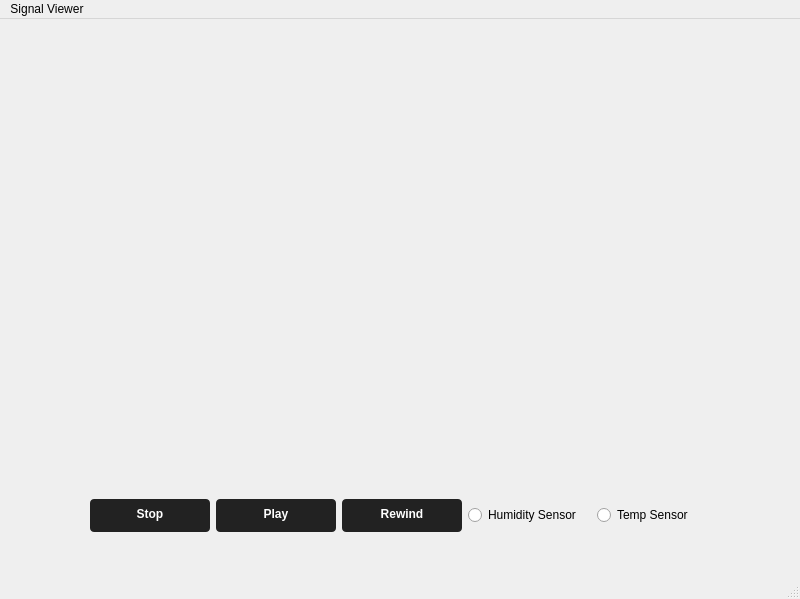
<?xml version="1.0" encoding="UTF-8"?>
<ui version="4.0">
 <class>MainWindow</class>
 <widget class="QMainWindow" name="MainWindow">
  <property name="geometry">
   <rect>
    <x>0</x>
    <y>0</y>
    <width>800</width>
    <height>599</height>
   </rect>
  </property>
  <property name="windowTitle">
   <string>MainWindow</string>
  </property>
  <widget class="QWidget" name="centralwidget">
   <widget class="PlotWidget" name="widget" native="true">
    <property name="geometry">
     <rect>
      <x>70</x>
      <y>20</y>
      <width>651</width>
      <height>431</height>
     </rect>
    </property>
    <property name="styleSheet">
     <string notr="true">
body {
  display: grid;
  place-items: center;
  height: 100vh;
  margin: 0;
  background-color: #222;
}
.area-chart {
  /* Reset */
  margin: 0;
  padding: 0;
  border: 0;

  /* Dimensions */
  width: 100%;
  max-width: var(--chart-width, 600px);
  height: var(--chart-height, 300px);
}
.area-chart tbody {
  width: 100%;
  height: var(--chart-height, 300px);

  /* Layout */
  display: flex;
  justify-content: stretch;
  align-items: stretch;
  flex-direction: row;
}
.area-chart tr {
  position: relative;

  /* Even size items */
  flex-grow: 1;
  flex-shrink: 1;
  flex-basis: 0;  
}
.area-chart td {
  position: absolute;
  top: 0;
  right: 0;
  bottom: 0;
  left: 0;

  /* Color */
  background: var(--color, rgba(240, 50, 50, 0.75));
  clip-path: polygon(
    0% calc(100% * (1 - var(--start))),
    100% calc(100% * (1 - var(--end))),
    100% 100%,
    0% 100%
  );
}
.area-chart td:nth-of-type(1) {
  --color: rgba(240, 50, 50, 0.75);
}
.area-chart td:nth-of-type(2) {
  --color: rgba(255, 180, 50, 0.75);
}
.area-chart td:nth-of-type(3) {
  --color: rgba(255, 220, 90, 0.75);
}</string>
    </property>
   </widget>
   <widget class="QWidget" name="">
    <property name="geometry">
     <rect>
      <x>90</x>
      <y>450</y>
      <width>629</width>
      <height>94</height>
     </rect>
    </property>
    <layout class="QVBoxLayout" name="verticalLayout">
     <item>
      <layout class="QHBoxLayout" name="horizontalLayout">
       <item>
        <widget class="QPushButton" name="pushButton">
         <property name="styleSheet">
          <string notr="true">
  background-color: #222;
  border-radius: 4px;
  border-style: none;
  box-sizing: border-box;
  color: #fff;
  cursor: pointer;
  display: inline-block;
  font-family: &quot;Farfetch Basis&quot;,&quot;Helvetica Neue&quot;,Arial,sans-serif;
  font-size: 12px;
  font-weight: 700;
  line-height: 1.5;
  margin: 0;
  max-width: none;
  min-height: 20px;
  min-width: 10px;
  outline: none;
  overflow: hidden;
  padding: 5px 10px 8px;
  position: relative;
  text-align: center;
  text-transform: none;
  user-select: none;
  -webkit-user-select: none;
  touch-action: manipulation;
  width: 100%;
</string>
         </property>
         <property name="text">
          <string>Stop</string>
         </property>
        </widget>
       </item>
       <item>
        <widget class="QPushButton" name="pushButton_2">
         <property name="styleSheet">
          <string notr="true">
  background-color: #222;
  border-radius: 4px;
  border-style: none;
  box-sizing: border-box;
  color: #fff;
  cursor: pointer;
  display: inline-block;
  font-family: &quot;Farfetch Basis&quot;,&quot;Helvetica Neue&quot;,Arial,sans-serif;
  font-size: 12px;
  font-weight: 700;
  line-height: 1.5;
  margin: 0;
  max-width: none;
  min-height: 20px;
  min-width: 10px;
  outline: none;
  overflow: hidden;
  padding: 5px 10px 8px;
  position: relative;
  text-align: center;
  text-transform: none;
  user-select: none;
  -webkit-user-select: none;
  touch-action: manipulation;
  width: 100%;
</string>
         </property>
         <property name="text">
          <string>Play</string>
         </property>
        </widget>
       </item>
       <item>
        <widget class="QPushButton" name="pushButton_3">
         <property name="styleSheet">
          <string notr="true">
  background-color: #222;
  border-radius: 4px;
  border-style: none;
  box-sizing: border-box;
  color: #fff;
  cursor: pointer;
  display: inline-block;
  font-family: &quot;Farfetch Basis&quot;,&quot;Helvetica Neue&quot;,Arial,sans-serif;
  font-size: 12px;
  font-weight: 700;
  line-height: 1.5;
  margin: 0;
  max-width: none;
  min-height: 20px;
  min-width: 10px;
  outline: none;
  overflow: hidden;
  padding: 5px 10px 8px;
  position: relative;
  text-align: center;
  text-transform: none;
  user-select: none;
  -webkit-user-select: none;
  touch-action: manipulation;
  width: 100%;
</string>
         </property>
         <property name="text">
          <string>Rewind</string>
         </property>
        </widget>
       </item>
       <item>
        <layout class="QHBoxLayout" name="horizontalLayout_2">
         <item>
          <widget class="QRadioButton" name="radioButton_2">
           <property name="text">
            <string>Humidity Sensor</string>
           </property>
          </widget>
         </item>
         <item>
          <widget class="QRadioButton" name="TempSensor">
           <property name="text">
            <string>Temp Sensor</string>
           </property>
          </widget>
         </item>
        </layout>
       </item>
      </layout>
     </item>
    </layout>
   </widget>
   <widget class="QWidget" name="">
    <property name="geometry">
     <rect>
      <x>90</x>
      <y>460</y>
      <width>631</width>
      <height>96</height>
     </rect>
    </property>
    <layout class="QVBoxLayout" name="verticalLayout_2"/>
   </widget>
  </widget>
  <widget class="QMenuBar" name="menubar">
   <property name="geometry">
    <rect>
     <x>0</x>
     <y>0</y>
     <width>800</width>
     <height>26</height>
    </rect>
   </property>
   <widget class="QMenu" name="menuSignal_Viewer">
    <property name="title">
     <string>Signal Viewer</string>
    </property>
   </widget>
   <addaction name="menuSignal_Viewer"/>
  </widget>
  <widget class="QStatusBar" name="statusbar"/>
 </widget>
 <customwidgets>
  <customwidget>
   <class>PlotWidget</class>
   <extends>QWidget</extends>
   <header location="global">pyqtgraph</header>
   <container>1</container>
  </customwidget>
 </customwidgets>
 <resources/>
 <connections/>
</ui>
